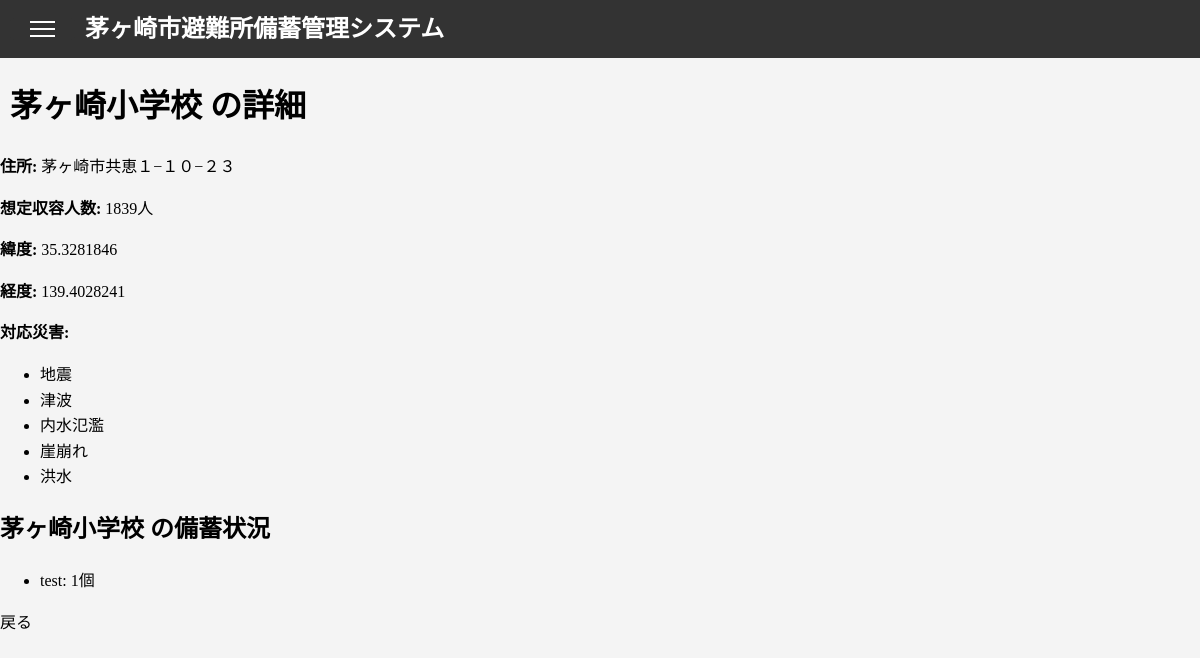
Before: /shelter/1 with the older database file.
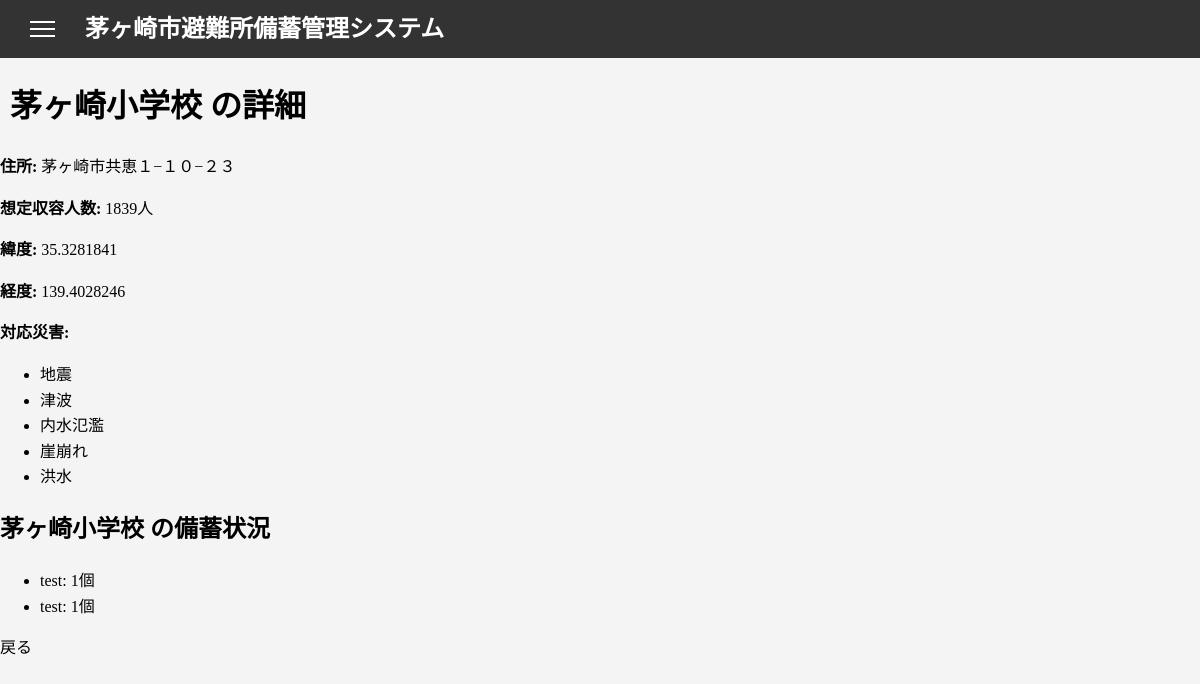
After: the same page with the newer database file.
### app/models.py (models this page shows, shortened)
class Shelter(db.Model):
    id = db.Column(db.Integer, primary_key=True, nullable=False)
    name = db.Column(db.String(255), nullable=False)
    address = db.Column(db.String(255), nullable=False)
    capacity = db.Column(db.Integer, server_default='')
    flood = db.Column(db.Integer)
    landslide = db.Column(db.Integer)
    hightide = db.Column(db.Integer)
    earthquake = db.Column(db.Integer)
    tsunami = db.Column(db.Integer)
    fire = db.Column(db.Integer)
    inland_flooding = db.Column(db.Integer)
    volcano = db.Column(db.Integer)
    latitude = db.Column(db.Float, nullable=False)
    longitude = db.Column(db.Float, nullable=False)
    altitude = db.Column(db.Float)
    other = db.Column(db.String(255))

class Stock(db.Model):
    __tablename__ = 'stock'
    id = db.Column(db.Integer, primary_key=True, nullable=False)
    shelter_id = db.Column(db.Integer, db.ForeignKey('shelter.id'), nullable=False)
    category_id = db.Column(db.Integer, db.ForeignKey('stock_category.id'), nullable=True)
    stockname = db.Column(db.String(255), nullable=True)
    quantity = db.Column(db.String(100), nullable=True)
    unit = db.Column(db.String(100), nullable=True)
    location = db.Column(db.String(100), nullable=True)
    note = db.Column(db.Text, nullable=True)
    expiration = db.Column(db.Date, nullable=True)
    condition = db.Column(db.Text, nullable=True)
    shelter = db.relationship('Shelter', backref='stocks')
    category = db.relationship('StockCategory', backref='stocks')

### app/shelter.py (the view)
@shelter_bp.route('/shelter/<int:shelter_id>')
def shelter_detail(shelter_id):
    shelter = Shelter.query.get_or_404(shelter_id)
    stocks = Stock.query.filter_by(shelter_id=shelter.id).all()
    return render_template('shelter_detail.html', shelter=shelter, stocks=stocks)

### app/templates/shelter_detail.html (shortened to what this page needs)
{% extends "base.html" %}
{% block content %}
    <h1>{{ shelter.name }} の詳細</h1>
    <p><strong>住所:</strong> {{ shelter.address }}</p>
    <p><strong>想定収容人数:</strong> {{ shelter.capacity }}人</p>
    <p><strong>緯度:</strong> {{ shelter.latitude }}</p>
    <p><strong>経度:</strong> {{ shelter.longitude }}</p>
    <p><strong>対応災害:</strong></p>
    <ul>
        {% if shelter.earthquake is not none and shelter.earthquake == 1 %}
            <li>地震</li>
        {% endif %}
        {% if shelter.tsunami is not none and shelter.tsunami == 1 %}
            <li>津波</li>
        {% endif %}
        {% if shelter.inland_flooding is not none and shelter.inland_flooding == 1 %}
            <li>内水氾濫</li>
        {% endif %}
        {% if shelter.landslide is not none and shelter.landslide == 1 %}
            <li>崖崩れ</li>
        {% endif %}
        {% if shelter.flood is not none and shelter.flood == 1 %}
            <li>洪水</li>
        {% endif %}
    </ul>
    <h2>{{ shelter.name }} の備蓄状況</h2>
    <ul>
        {% if stocks %}
            {% for stock in stocks %}
                <li>{{ stock.stockname }}: {{ stock.quantity }}個</li>
            {% endfor %}
        {% else %}
            <li>備蓄はありません</li>
        {% endif %}
    </ul>
    <a href="/">戻る</a>
{% endblock %}

Changed rows visible on the page:
changed Shelter "茅ヶ崎小学校": latitude "35.3281846" → "35.3281841"; longitude "139.4028241" → "139.4028246"
added Stock: stockname "test", quantity "1"
